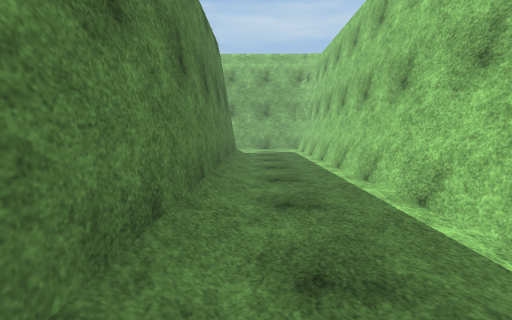
[1] (above)

24 first-person views from a walk through a Unity game level. The camera is 1.3 m above the floor, tilts 6° down and sees 85° across. The floor is counted in squares, 1 m on a side. Each view is taken from the middle of a square. On the plan, view 1 faces up. The plan holds only what a view shows up to about 13 squares ahead; the rest is blank. The place goes on beyond the plan. The player is left out. Some animated figures are left out. Surface patterns are stand-ins for the level's own textures.

[2]
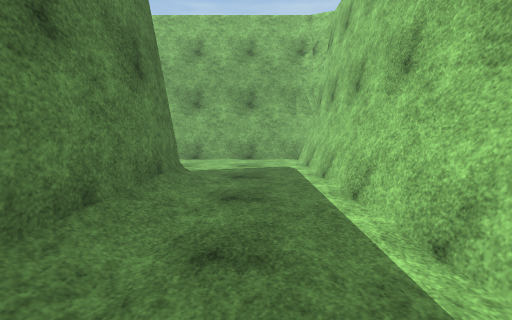

[3]
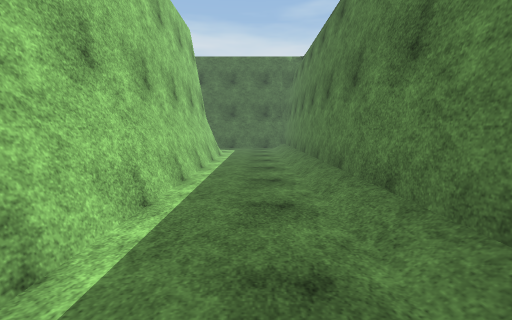

[4]
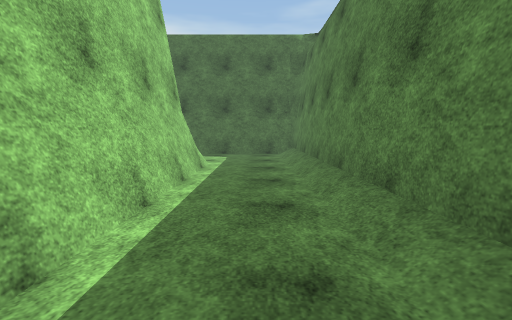

[5]
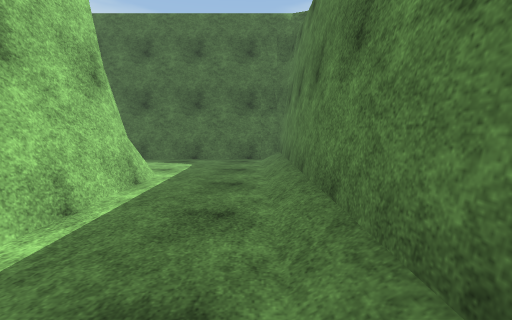

[6]
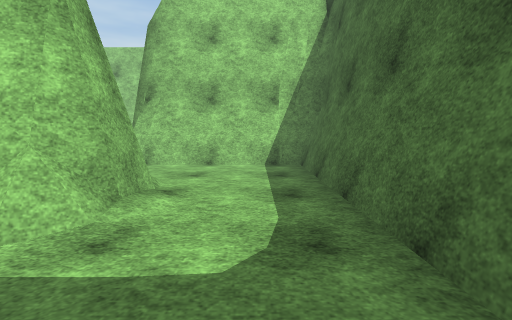

[7]
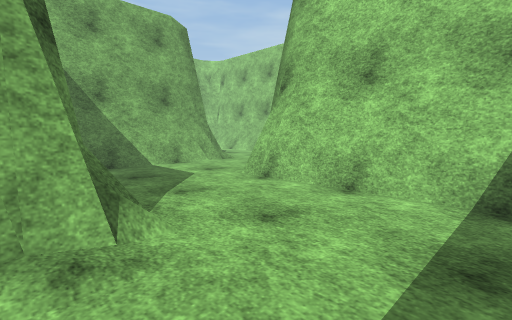

[8]
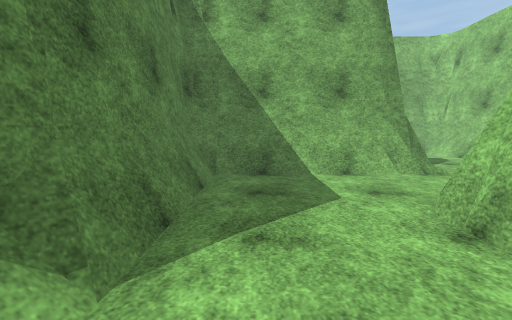

[9]
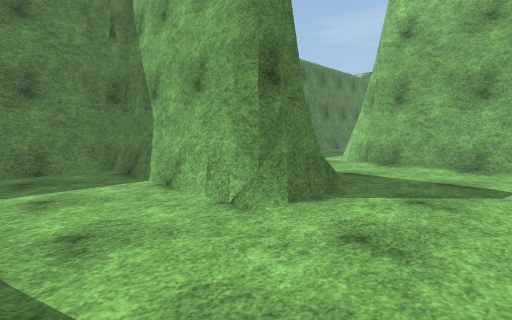

[10]
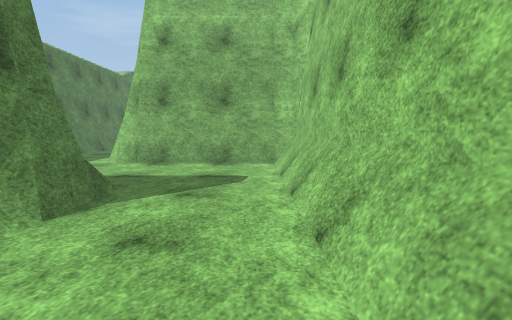

[11]
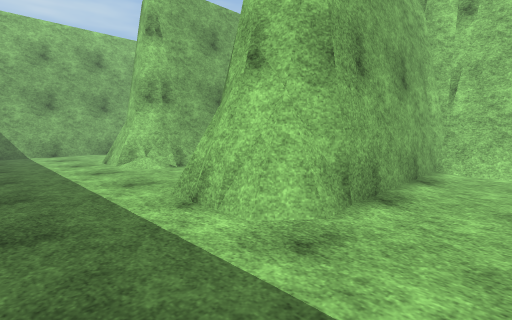

[12]
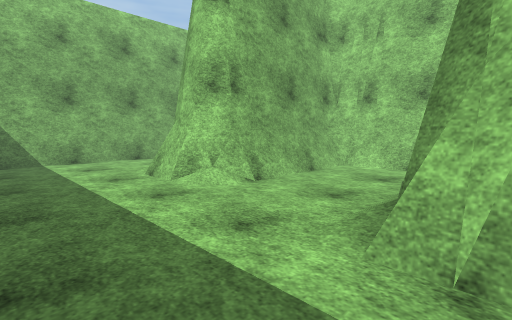

[13]
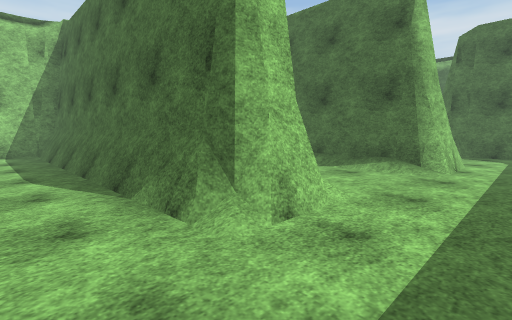

[14]
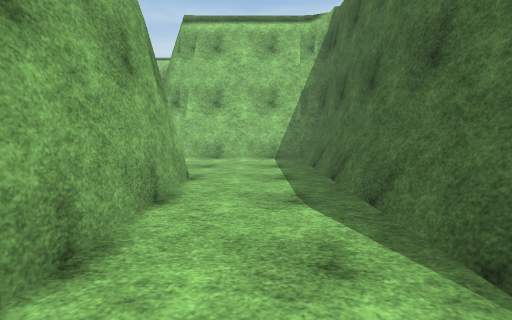

[15]
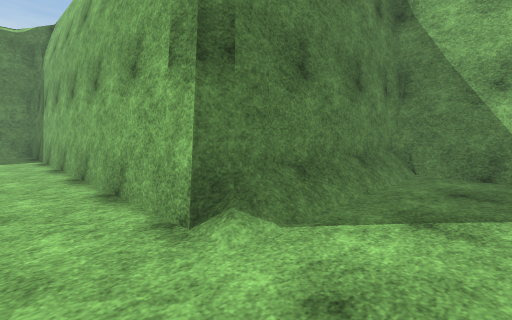

[16]
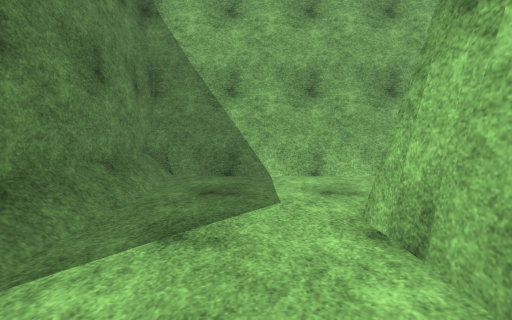

[17]
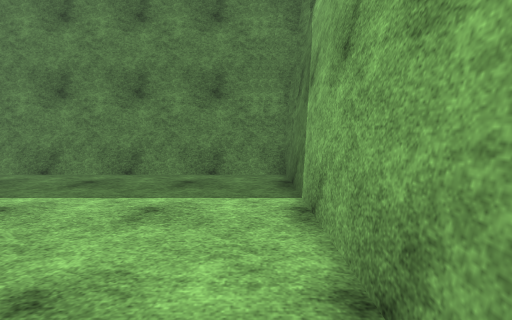

[18]
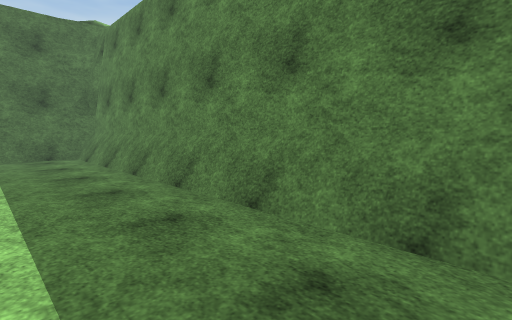

[19]
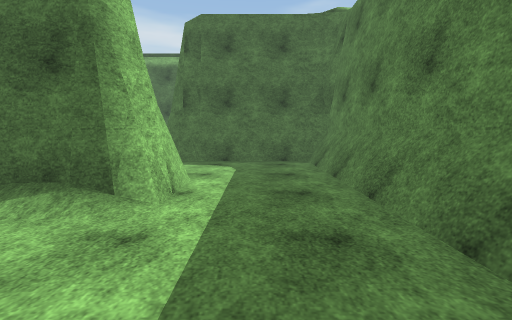

[20]
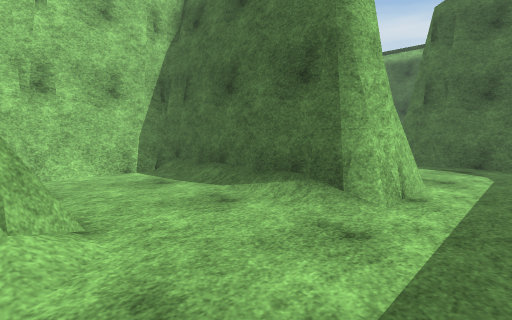

[21]
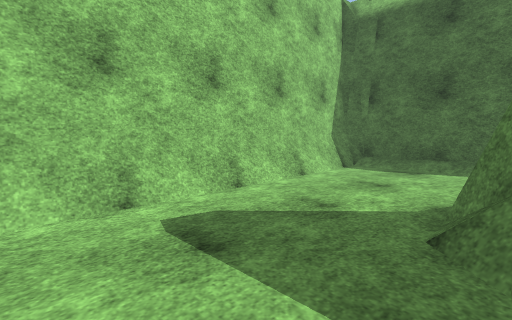

[22]
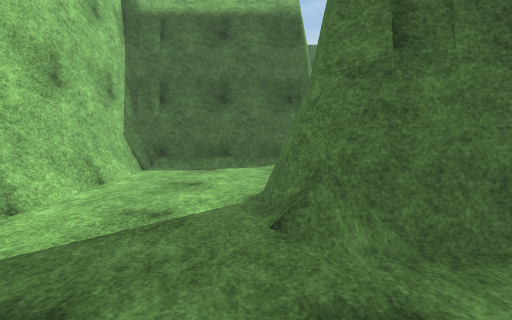

[23]
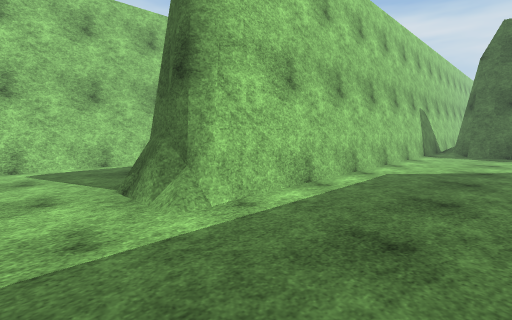

[24]
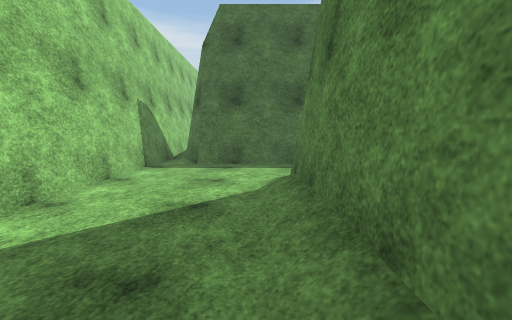

### Floor plan
Key: @ floor where view 1 was taken; # wall or solid block; . floor; / step, stairs or slope; = window, fence, low wall or low ledge; ^ raised ledge.
Columns run from 9 left of view 1 to 27 right of it. Each row starts with its distance up from view 1.
 28                               ^^^^^^^
 27                               #======
 26                               #......
 25                               #......
 24                               #.....
 23                               #....#
 22                               #....#
 21                              ^#....#
 20       #######^ ^###############....#
 19        .....#^ ^#..................#
 18  / .........#^ ^#..................#
 17   ..........#^ ^#..................#
 16  /....==....#^ ^#.....=============#
 15  /...=###...#^ ^#....#^^^^^^^^^^^^^^
 14  /...=  #...#^ ^#....^
 13  /...=  #...#^ ^#....#^^^^^^^
 12  /...=  #...#^ ^#.....=====#^
 11 #/...=  #...#^ ^#..........=^
 10 #/...=  #...#^ ^#..........=^
  9 #/...=  #...#^ ^#..........=^
  8 #/...=  #...#^ ^#...########^
  7 #/...=  #...#^ ^#...#^
  6 #/...=  #...#^ ^#...#^
  5 #....=  #...#^ ^#....#######^
  4 .....=  #...#^ ^#..........=^
  3 .....=  #...#^ ^#..........=^
  2 .....=  #...#^ ^#..........=^
  1 ####.=  #...#^ ^######/....=^
  0 ^^^^#=  #@..#^  ^^^^^^#....=^
 -1      =  #...#^        #=...=^
 -2         #...#^ ^#######....=^
 -3         #...#^ ^======#....=^
 -4         #...#^ ^#..........=^
 -5         #...#^ ^#..........=^
 -6         #...#^ ^#..........=^
 -7         #...#^ ^#...########^
 -8         #...#^ ^#...#
 -9         #...=####...#
-10         #....###....#
-11         #...........#
-12         #...........#
-13         #...........#
-14         #############

Positions as (right, up) in squares from view 1, and headings:
1: (0, 0), facing up
2: (1, 7), facing up
3: (1, 7), facing down
4: (1, 2), facing down
5: (0, -1), facing down
6: (0, -12), facing right
7: (5, -13), facing up-right
8: (8, -11), facing up
9: (17, -6), facing up-left
10: (17, -6), facing up
11: (8, 3), facing up-right
12: (8, 7), facing up-right
13: (9, 18), facing down-right
14: (13, 18), facing right
15: (24, 18), facing up-left
16: (24, 19), facing up
17: (15, 19), facing left
18: (10, 16), facing down-left
19: (9, 13), facing down
20: (9, 13), facing down-right
21: (13, 4), facing down-right
22: (14, 4), facing down
23: (-8, 18), facing down-right
24: (-8, 12), facing down
